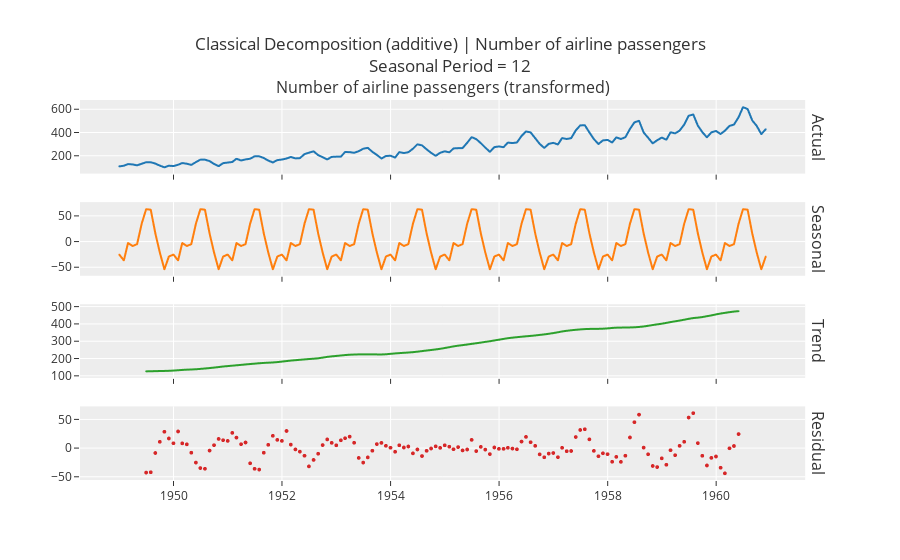

Notebook source saved alongside this figure:
### Code cell
plot_model(plot ='decomp_classical')

### Figure 1 — Plotly figure (JSON) as saved in the notebook; plotly's stock layout.template omitted (floating-point values rounded to 4 significant figures; data arrays with more than 128 entries replaced by an {"elided": "..."} marker saying what was removed)
{"data": [{"line": {"color": "rgb(31, 119, 180)", "width": 2}, "marker": {"size": 2}, "mode": "lines+markers", "name": "Actual", "type": "scattergl", "x": {"elided": "144 str values"}, "xaxis": "x", "y": {"elided": "144 int values"}, "yaxis": "y"}, {"line": {"color": "rgb(255, 127, 14)", "width": 2}, "marker": {"size": 2}, "mode": "lines+markers", "name": "Seasonal", "type": "scattergl", "x": {"elided": "144 str values"}, "xaxis": "x2", "y": {"elided": "144 float values"}, "yaxis": "y2"}, {"line": {"color": "rgb(44, 160, 44)", "width": 2}, "marker": {"size": 2}, "mode": "lines+markers", "name": "Trend", "type": "scattergl", "x": {"elided": "144 str values"}, "xaxis": "x3", "y": {"elided": "144 float values"}, "yaxis": "y3"}, {"line": {"color": "rgb(214, 39, 40)", "width": 2}, "marker": {"size": 4}, "mode": "markers", "name": "Residuals", "type": "scattergl", "x": {"elided": "144 str values"}, "xaxis": "x4", "y": {"elided": "144 float values"}, "yaxis": "y4"}], "layout": {"annotations": [{"font": {"size": 16}, "showarrow": false, "text": "Number of airline passengers (transformed)", "x": 0.49, "xanchor": "center", "xref": "paper", "y": 1, "yanchor": "bottom", "yref": "paper"}, {"font": {"size": 16}, "showarrow": false, "text": "Actual", "textangle": 90, "x": 0.98, "xanchor": "left", "xref": "paper", "y": 0.9031, "yanchor": "middle", "yref": "paper"}, {"font": {"size": 16}, "showarrow": false, "text": "Seasonal", "textangle": 90, "x": 0.98, "xanchor": "left", "xref": "paper", "y": 0.6344, "yanchor": "middle", "yref": "paper"}, {"font": {"size": 16}, "showarrow": false, "text": "Trend", "textangle": 90, "x": 0.98, "xanchor": "left", "xref": "paper", "y": 0.3656, "yanchor": "middle", "yref": "paper"}, {"font": {"size": 16}, "showarrow": false, "text": "Residual", "textangle": 90, "x": 0.98, "xanchor": "left", "xref": "paper", "y": 0.09688, "yanchor": "middle", "yref": "paper"}], "showlegend": false, "title": {"text": "Classical Decomposition (additive) | Number of airline passengers<br>Seasonal Period = 12"}, "xaxis": {"anchor": "y", "domain": [0, 0.98], "matches": "x4", "showticklabels": false}, "xaxis2": {"anchor": "y2", "domain": [0, 0.98], "matches": "x4", "showticklabels": false}, "xaxis3": {"anchor": "y3", "domain": [0, 0.98], "matches": "x4", "showticklabels": false}, "xaxis4": {"anchor": "y4", "domain": [0, 0.98]}, "yaxis": {"anchor": "x", "domain": [0.8063, 1]}, "yaxis2": {"anchor": "x2", "domain": [0.5375, 0.7312]}, "yaxis3": {"anchor": "x3", "domain": [0.2687, 0.4625]}, "yaxis4": {"anchor": "x4", "domain": [0, 0.1938]}}}
